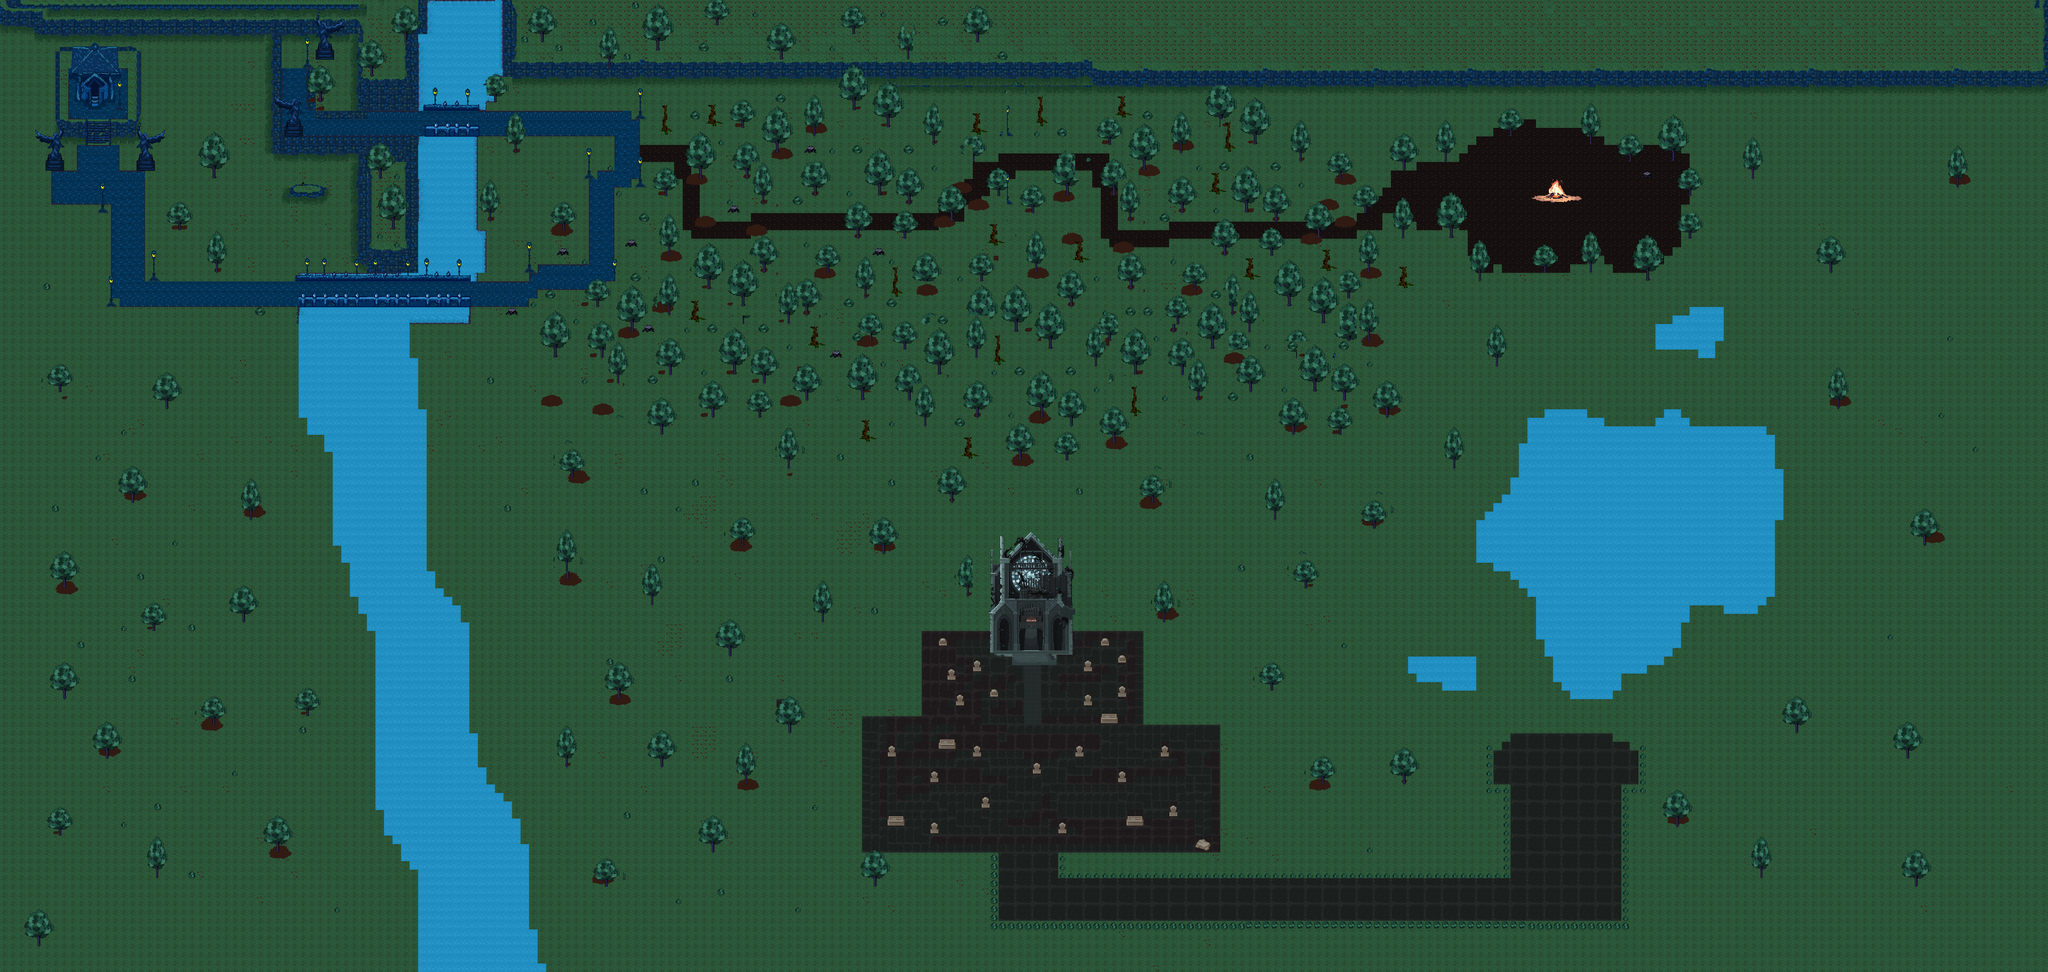

The image is a tile-based game level rendered from a .tmx file. Its description and source (layers, tilesets, objects; grid data summarised) follow:
An orthogonal 240x114 tile map with 32x32 px tiles, 5 tile layers (base, landscape, base2, house, ...), 14 tilesets and 154 objects (4x Skeleton, 4x Zombie, bridge_block, PlayerSpawn, GUARD, ...).

<map version="1.10" tiledversion="1.11.2" orientation="orthogonal" renderorder="right-down" width="240" height="114" tilewidth="32" tileheight="32" infinite="0" nextlayerid="13" nextobjectid="190">
 <tileset firstgid="1" source="tilesets/first_level_tiles.tsx" />
 <tileset firstgid="65" source="tilesets/bridge.tsx" />
 <tileset firstgid="129" source="tilesets/night_plantt.tsx" />
 <tileset firstgid="385" source="tilesets/TX Shadow Plant.tsx" />
 <tileset firstgid="641" source="tilesets/landscape.tsx" />
 <tileset firstgid="705" source="tilesets/house.tsx" />
 <tileset firstgid="769" source="tilesets/TX Props.tsx" />
 <tileset firstgid="1025" source="tilesets/landscape_flip.tsx" />
 <tileset firstgid="1089" source="tilesets/TX Struct.tsx" />
 <tileset firstgid="1345" source="tilesets/lamp.tsx" />
 <tileset firstgid="1346" source="tilesets/forest.tsx" />
 <tileset firstgid="1410" source="tilesets/mainlevbuild.tsx" />
 <tileset firstgid="2050" source="tilesets/burnt_tree.tsx" />
 <tileset firstgid="2114" source="tilesets/church.tsx" />
 <layer id="1" name="base" width="240" height="114">
  <data>[27360 cells, 27360 non-empty, 33 distinct tile ids]</data>
 </layer>
 <layer id="4" name="landscape" width="240" height="114">
  <data>[27360 cells, 2552 non-empty, 61 distinct tile ids]</data>
 </layer>
 <layer id="3" name="base2" width="240" height="114">
  <data>[27360 cells, 678 non-empty, 38 distinct tile ids]</data>
 </layer>
 <layer id="7" name="house" width="240" height="114">
  <data>[27360 cells, 56 non-empty, 56 distinct tile ids]</data>
 </layer>
 <objectgroup id="6" name="Collision_lvl_1">
  <object id="16" x="514" y="607.667" width="68.3333" height="31.6667" />
  <object id="18" x="464" y="509.333" height="6.66667" />
  <object id="19" x="804" y="664" />
  <object id="20" x="171.833" y="608.167" width="68.3333" height="31.6667" />
  <object id="21" x="288.833" y="275.167" width="140.333" height="108.667" />
  <object id="22" x="438.833" y="394.167" width="24.3333" height="19.6667" />
  <object id="23" x="415.333" y="459.167" width="96.8333" height="56.6667" />
  <object id="24" x="513.833" y="191.167" width="14.3333" height="262.667" />
  <object id="25" x="226.833" y="176.167" width="285.333" height="17.6667" />
  <object id="26" x="207.833" y="194.167" width="14.3333" height="261.667" />
  <object id="27" x="222.833" y="457.167" width="97.3333" height="57.6667" />
  <object id="28" x="364.652" y="781.985" width="42.1515" height="18.2122" />
  <object id="29" x="395.258" y="1133.56" width="42.1515" height="18.2122" />
  <object id="30" x="555.674" y="1037.89" width="42.1515" height="18.2122" />
  <object id="31" x="1122.26" y="1138.89" width="640.151" height="77.5455" />
  <object id="32" x="663.591" y="850.227" width="16.1515" height="16.2122" />
  <object id="33" x="804.258" y="1010.89" width="18.8182" height="16.2122" />
  <object id="34" x="1106.92" y="1042.89" width="682.818" height="11.5455" />
  <object id="35" x="1122.26" y="1024.89" width="667.485" height="18.2122" />
  <object id="36" x="1568.26" y="865.561" width="254.151" height="158.212" />
  <object id="37" x="1568.92" y="512.894" width="222.151" height="352.212" />
  <object id="38" x="1592.26" y="501.561" width="205.485" height="13.5455" />
  <object id="39" x="1569.59" y="384.227" width="252.151" height="34.2122" />
  <object id="40" x="1567.59" y="128.894" width="289.485" height="253.546" />
  <object id="41" x="1856.92" y="0.8939" width="29.4848" height="284.212" />
  <object id="42" x="1600.26" y="1.56057" width="256.818" height="127.546" />
  <object id="43" x="1887.59" y="233.561" width="2214.82" height="63.5455" />
  <object id="44" x="1887.59" y="1.56057" width="37.4848" height="230.879" />
  <object id="45" x="4118.92" y="260.894" width="3552.82" height="66.8789" />
  <object id="46" x="2541.59" y="0.8939" width="17.4848" height="259.546" />
  <object id="47" x="1085.92" y="690.394" width="133.151" height="51.7122" />
  <object id="48" x="9.5909" y="-38.7728" width="25.4848" height="3676.88" />
  <object id="49" x="0.257583" y="-19.7728" width="2587.48" height="18.2122" />
  <object id="50" x="7631.59" y="309.561" width="26.1515" height="3278.21" />
  <object id="51" x="14.9243" y="3603.56" width="7655.48" height="18.2122" />
  <object id="52" x="-0.409083" y="41.5606" width="159.485" height="57.5455" />
  <object id="53" x="126.258" y="73.5606" width="1234.82" height="60.2122" />
  <object id="54" x="1019.59" y="136.227" width="37.4848" height="438.879" />
  <object id="55" x="1058.26" y="512.894" width="509.485" height="65.5455" />
  <object id="56" x="1342.92" y="579.561" width="42.1515" height="412.879" />
  <object id="57" x="1376.26" y="936.227" width="191.485" height="87.5455" />
  <object id="58" x="1525.59" y="580.227" width="42.1515" height="354.212" />
  <object id="59" x="1387.59" y="579.561" width="137.485" height="30.2122" />
  <object id="60" x="20.9242" y="-1.77277" width="1354.82" height="41.5455" />
  <object id="61" x="1132.92" y="236.894" width="42.1515" height="18.2122" />
  <object id="62" x="1066.92" y="473.561" width="67.4848" height="38.2122" />
  <object id="63" x="1184.92" y="187.561" width="68.8182" height="35.5455" />
  <object id="64" x="1150.26" y="256.227" width="36.1515" height="159.546" />
  <object id="65" x="1183.59" y="414.894" width="192.151" height="33.5455" />
  <object id="66" x="1194.26" y="370.227" width="14.1515" height="14.8789" />
  <object id="67" x="1384.92" y="274.894" width="15.4848" height="14.2122" />
  <object id="68" x="1340.92" y="296.227" width="224.818" height="119.546" />
  <object id="69" x="1340.26" y="133.561" width="24.1515" height="160.212" />
  <object id="70" x="1514.92" y="128.227" width="51.4848" height="164.879" />
  <object id="71" x="1566.26" y="0.227233" width="34.1515" height="127.879" />
  <object id="72" x="1541.92" y="95.2272" width="23.8182" height="32.2122" />
  <object id="73" x="1467.92" y="849.561" width="15.1515" height="13.2122" />
  <object id="74" x="1419.26" y="657.894" width="13.4848" height="14.5455" />
  <object id="75" x="1963.92" y="1004.89" width="42.1515" height="18.2122" />
  <object id="76" x="2284.42" y="1068.39" width="42.1515" height="18.2122" />
  <object id="77" x="2187.92" y="653.394" width="42.1515" height="18.2122" />
  <object id="78" x="2380.42" y="685.394" width="42.1515" height="18.2122" />
  <object id="79" x="2379.42" y="428.394" width="42.1515" height="18.2122" />
  <object id="80" x="1831.92" y="820.394" width="11.6515" height="11.7122" />
  <object id="81" x="2106.92" y="852.394" width="13.6515" height="13.2122" />
  <object id="82" x="1927.42" y="564.076" width="11.6515" height="12.0304" />
  <object id="83" x="1850.74" y="374.894" width="13.9697" height="10.394" />
  <object id="84" x="2026.26" y="146.227" width="16.1515" height="14.2122" />
  <object id="85" x="2278.92" y="242.894" width="12.1515" height="12.8789" />
  <object id="86" x="2458.92" y="176.227" width="14.1515" height="14.2122" />
  <object id="95" x="288.667" y="386" width="140.667" height="20.6667" />
  </objectgroup>
 <objectgroup id="11" name="RemovableCollision">
  <!-- 13 objects omitted --></objectgroup>
 <objectgroup id="12" name="Spawns">
  <!-- 12 objects omitted --></objectgroup>
 <layer id="2" name="props" width="240" height="114">
  <data>[27360 cells, 5388 non-empty, 470 distinct tile ids]</data>
 </layer>
 <objectgroup id="8" name="Enemies">
  <!-- 11 objects omitted --></objectgroup>
 <objectgroup id="10" name="NPC">
  <!-- 2 objects omitted --></objectgroup>
</map>
<!-- 83 of 154 objects omitted -->
